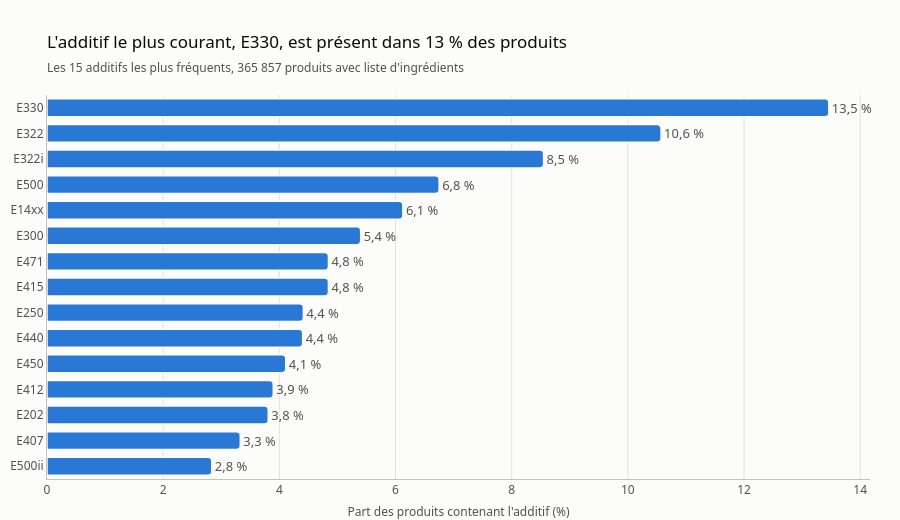

Here is the notebook cell this chart was saved with:
### Markdown cell above
## 4. Les additifs

Population : produits avec liste d'ingrédients. Un produit est compté une seule fois par additif, même si l'additif apparaît plusieurs fois.

### Code cell
top = nutrition.top_additives(con, n=15)
n_ing = round(top["products"].iloc[0] * 100 / top["share"].iloc[0])

fig = charts.ranked_bars(
    top,
    "additive",
    "share",
    suffix=" %",
    title=f"L'additif le plus courant, {top['additive'].iloc[0]}, est présent dans "
    f"{fmt_pct(top['share'].iloc[0])} des produits",
    subtitle=f"Les 15 additifs les plus fréquents, {fmt_int(n_ing)} produits "
    "avec liste d'ingrédients",
    value_label="Part des produits contenant l'additif (%)",
)
save_figure(fig, "top_additives")
fig.show()

### Figure 1 — Plotly figure (JSON) as saved in the notebook; plotly's stock layout.template omitted (floating-point values rounded to 4 significant figures)
{"data": [{"cliponaxis": false, "hovertemplate": "%{y}<br>%{x:.1f} %<extra></extra>", "marker": {"color": "#2a78d6"}, "orientation": "h", "text": ["2,8 %", "3,3 %", "3,8 %", "3,9 %", "4,1 %", "4,4 %", "4,4 %", "4,8 %", "4,8 %", "5,4 %", "6,1 %", "6,8 %", "8,5 %", "10,6 %", "13,5 %"], "textfont": {"color": "#52514e"}, "textposition": "outside", "type": "bar", "x": [2.838, 3.328, 3.809, 3.896, 4.111, 4.402, 4.414, 4.845, 4.846, 5.4, 6.127, 6.752, 8.55, 10.57, 13.46], "y": ["E500ii", "E407", "E202", "E412", "E450", "E440", "E250", "E415", "E471", "E300", "E14xx", "E500", "E322i", "E322", "E330"]}], "layout": {"height": 520, "showlegend": false, "title": {"subtitle": {"text": "Les 15 additifs les plus fréquents, 365 857 produits avec liste d'ingrédients"}, "text": "L'additif le plus courant, E330, est présent dans 13 % des produits"}, "xaxis": {"rangemode": "tozero", "title": {"text": "Part des produits contenant l'additif (%)"}}, "yaxis": {"showgrid": false}}}
